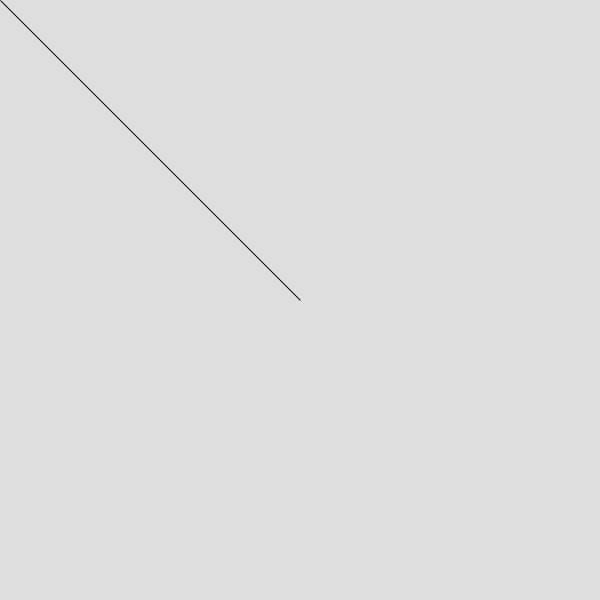
Frame 1 (no input)
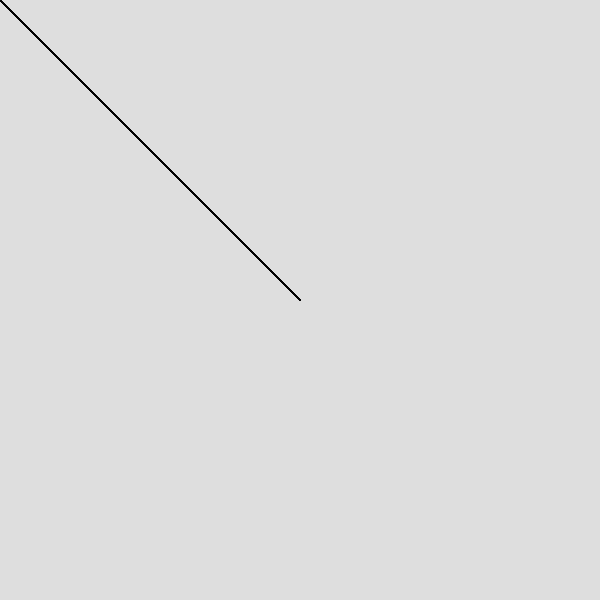
Frame 60 (the mouse pressed at the canvas centre just before this capture)
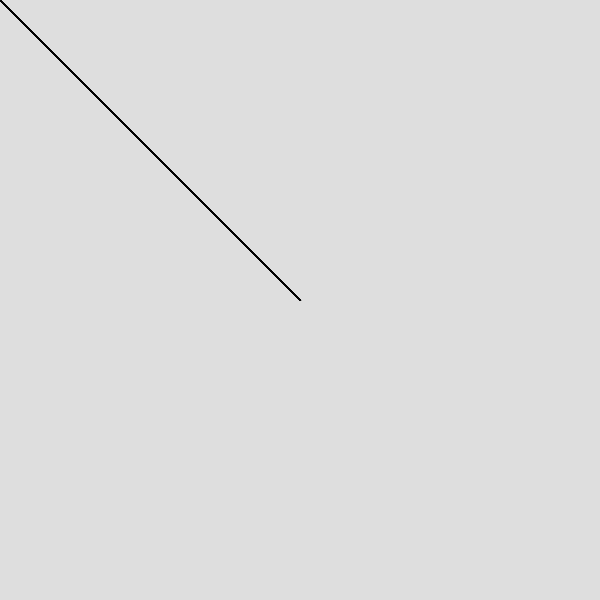
Frame 120 (the mouse held since frame 60 and released just before this capture)

The Processing sketch that drew these frames (run headless with seeded random() and noise(); from frame 60 on, the mouse is pressed at the canvas centre):

// Processing sketch: processing_50310
// ── processing_50310.pde

//draws triangles w/ vertices @ center, mouse,pmouse
//needs for loops for something...
void setup()
{
  size (600,600);
  background (222);
}


void draw () {
  fill(222,111,123,100);
  //background(255);
  int x =width/2;
  int y =height/2;
  
  beginShape();
  vertex(mouseX, mouseY);
  vertex(x, y);
  vertex(pmouseX,pmouseY);
  endShape (CLOSE);
  
  //for loop spawns an orange circle in the upper left corner...
  for(int z=50; z<(mouseX+10); z++)
  {
    for(int w=50; w<(mouseY+10); w++)
    {
      for(int m=50; m>(mouseX-10); m--)
        {
        for(int v=50; v>(mouseY-10); v--)
          {
            fill(233,123,12,44);
      ellipse(z,w, m,v);
    }
  }
    }
  }
  
  if (mousePressed)
  {
   fill (12,231,99,150);
  }
  
}
  
